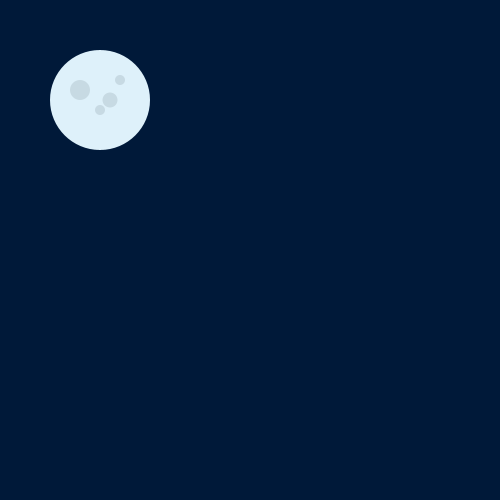
Frame 1 (no input)
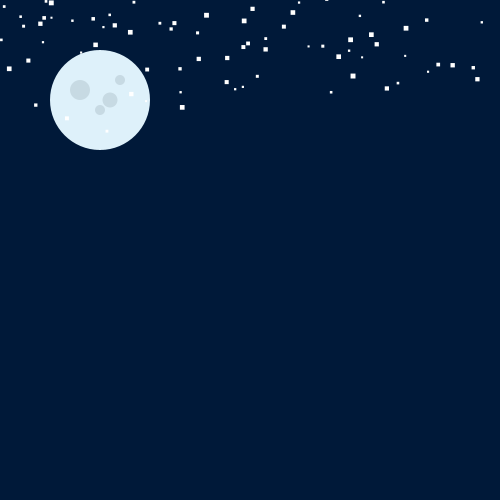
Frame 60 (the mouse pressed at the canvas centre just before this capture)
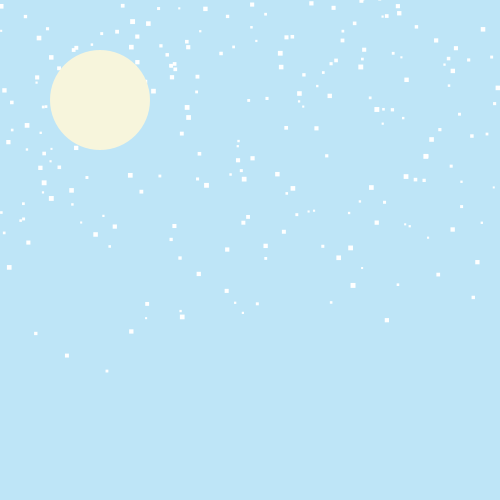
Frame 120 (the mouse held since frame 60 and released just before this capture)

The Processing sketch that drew these frames (run headless with seeded random() and noise(); from frame 60 on, the mouse is pressed at the canvas centre):

// Processing sketch: landscape
// ── landscape.pde
// press mouse to change the time of day

float yPos1 = 610; // left snowpile growth
float yPos2 = 580; // middle snowpile growth
float yPos3 = 610; // right snowpile growth
float yPos4 = 900; // bottom snow


Fall[] falls = new Fall[400];

void setup() {
  size(500, 500);
  rectMode(CENTER);
  noStroke ();
  for (int i = 0; i < falls.length; i ++) {
    falls[i] = new Fall ();
  }
}

void draw() {
  
    //day or night 
  if (mousePressed) {
    background(#BEE5F7); // day sky

      // snow piles
    int snowPileWidth = 600;
    fill (255);
    ellipse (0, yPos1, snowPileWidth, 200); // left snow pile
    yPos1 = yPos1 - 0.08;
    ellipse (250, yPos2, 500, 100); // middle snow pile
    yPos2 = yPos2 - 0.08;
    ellipse (500, yPos3, snowPileWidth, 200); // right snow pile
    yPos3 = yPos3 - 0.08;
    rect(250, yPos4, 500, 500); // bottom snow pile
    yPos4 = yPos4 - 0.08;
  }
  else {
    background(#001939); // night sky
  
    // moon
    fill (#DEF1FA); 
    ellipse (100, 100, 100, 100);
    fill (#C7DAE3);
    ellipse (100, 110, 10, 10);
    ellipse (110, 100, 15, 15); // moon craters
    ellipse (80, 90, 20, 20);
    ellipse (120, 80, 10, 10);
    
      // snow piles
    int snowPileWidth = 600;
    fill (255);
    ellipse (0, yPos1, snowPileWidth, 200); // left snow pile
    yPos1 = yPos1 - 0.08;
    ellipse (250, yPos2, 500, 100); // middle snow pile
    yPos2 = yPos2 - 0.08;
    ellipse (500, yPos3, snowPileWidth, 200); // right snow pile
    yPos3 = yPos3 - 0.08;
    rect(250, yPos4, 500, 500);
    yPos4 = yPos4 - 0.08;
  }

  // snowflake action
  for (int i = 0; i < falls.length; i ++) {
    falls[i].flakes(); // call snowflakes
    falls[i].snowing (); //call snowflakes
    
  }
  
  if (mousePressed) { // new mouse pressed so the translate doesn't interfere with the
                      // snowflakes falling
    fill(#F7F5DC);
    translate (100, 100);
    ellipse(0, 0, 100, 100); // sun
  }
}

// ── snow.pde
class Fall {
  float x =  random (width); //scatters the snowflakes around
  float y = random (-500, -100); //"  "
  float yspeed = random (1, 4); // makes them diff speeds
  float snowThickness = random(2, 5); //random thicknesses
  float snowHeight = random(2, 5); // "  "
  
  void snowing () {
    y = y + yspeed;
    
    if (y > height) {
      y = random (-500, -100); //keeps them continuously falling from diff heights
    }
  }
  
  void flakes () {
    fill (255);
    rect (x, y + 10, snowThickness, snowThickness); //snowflakes
  }
}
